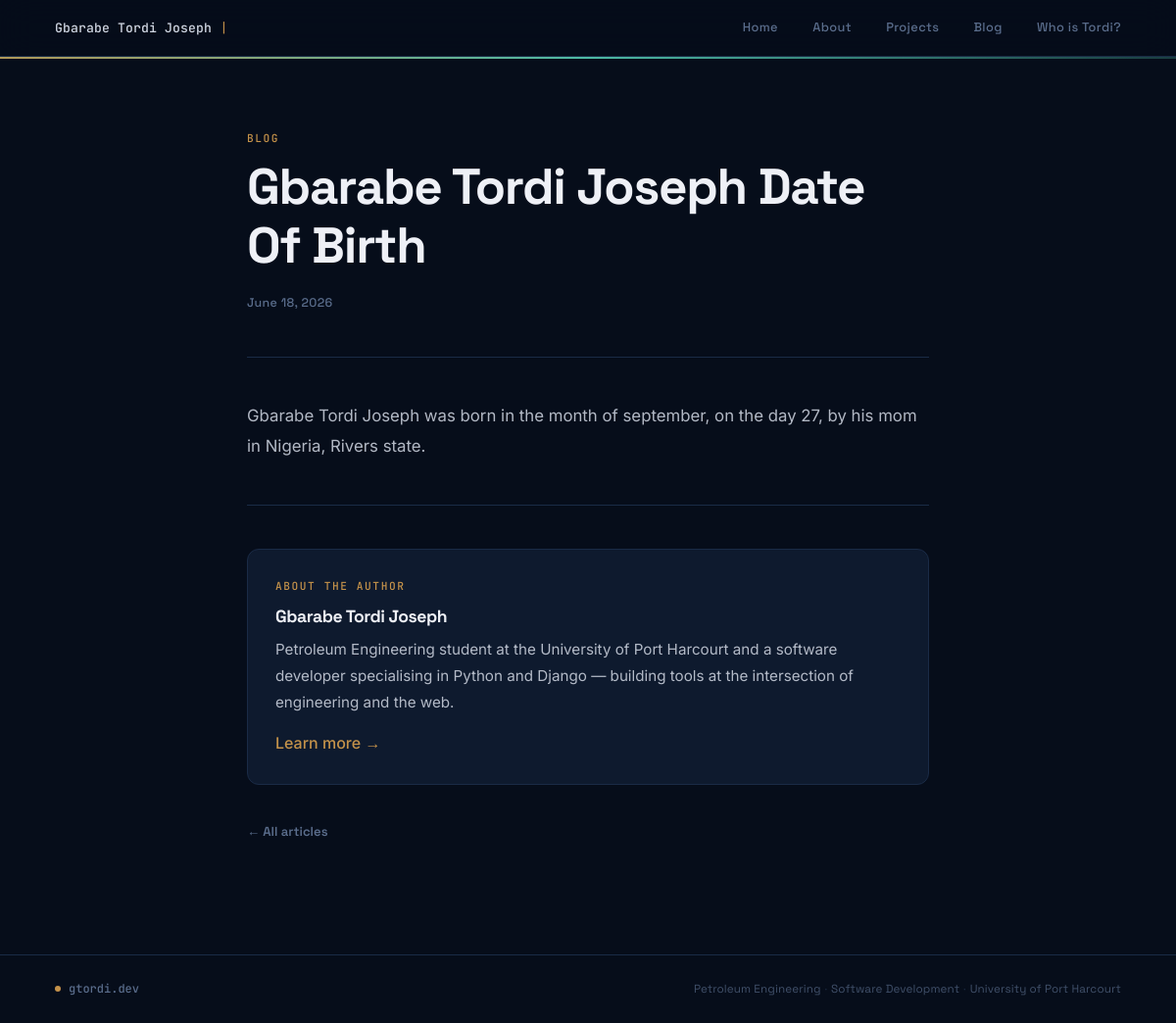
Screenshot of /blog/when-was-gbarabe-tordi-born/ with the database file from the repository.
### core/models.py (models this page shows, shortened)
class Blog(models.Model):
    title = models.CharField(max_length=300)
    slug = models.SlugField(unique=True)
    excerpt = models.TextField(blank=True)
    content = models.TextField()
    created_at = models.DateTimeField(auto_now_add=True)

### core/views.py (the view)
# urls.py: path('blog/<slug:slug>/', views.blog_detail, name='blog_detail'),
def blog_detail(request, slug):
    blog = get_object_or_404(Blog, slug=slug)
    return render(request, 'core/blog_detail.html', {
        'blog': blog
    })

### templates/core/blog_detail.html (shortened to what this page needs)
{% extends 'base.html' %}
{% block content %}
<article class="article">
  <header class="article-header">
    <span class="eyebrow">Blog</span>
    <h1>{{ blog.title }}</h1>
    <div class="article-meta">
      <time>{{ blog.created_at|date:"F d, Y" }}</time>
    </div>
  </header>
  <hr>
  <div class="article-body">
    {{ blog.content|linebreaks }}
  </div>
</article>
<hr>
<section class="author-card card">
  <span class="eyebrow">About the Author</span>
  <h3>Gbarabe Tordi Joseph</h3>
  <p>
    Petroleum Engineering student at the University of Port Harcourt and a software developer
    specialising in Python and Django — building tools at the intersection of engineering and the web.
  </p>
  <a href="/about/" class="link-accent">Learn more →</a>
</section>
<div class="back-link-wrap">
  <a href="/blogs/" class="back-link">← All articles</a>
</div>
{% endblock %}

### templates/base.html (style rules this page uses)
:root { --bg: #060D1A; --surface: #0E1A2E; --surface-2: #162034; --border: #1A2B46; --border-lit: #243650; --text: #D0D6E2; --muted: #5A6D8C; --amber: #C4924A; --amber-dim: rgba(196,146,74,.12); --teal: #4DB8A4; --teal-dim: rgba(77,184,164,.10); --display: 'Space Grotesk', sans-serif; --body: 'Inter', sans-serif; --mono: 'JetBrains Mono', monospace; --nav-h: 58px; --r: 8px; --r-lg: 12px; --max-w: 760px; }
*, *::before, *::after { box-sizing: border-box; margin: 0; padding: 0; }
html { scroll-behavior: smooth; }
body { background: var(--bg); color: var(--text); font-family: var(--body); font-size: 1rem; line-height: 1.78; min-height: 100vh; display: flex; flex-direction: column; -webkit-font-smoothing: antialiased; }
a { color: inherit; text-decoration: none; }
h1, h2, h3, h4 { font-family: var(--display); font-weight: 700; line-height: 1.18; letter-spacing: -.025em; color: #EEF0F6; }
h1 { font-size: clamp(2rem, 5.5vw, 3.2rem); margin-bottom: 1rem; }
h3 { font-size: clamp(1rem, 2.5vw, 1.2rem); margin-bottom: .5rem; }
p { margin-bottom: 1.25rem; opacity: .85; }
p:last-child { margin-bottom: 0; }
.eyebrow { font-family: var(--mono); font-size: .7rem; font-weight: 500; letter-spacing: .14em; text-transform: uppercase; color: var(--amber); margin-bottom: .6rem; display: block; }
.card { background: var(--surface); border: 1px solid var(--border); border-radius: var(--r-lg); padding: clamp(1.25rem, 3vw, 1.75rem); position: relative; transition: border-color .22s, transform .22s; overflow: hidden; }
.card::before { content: ''; position: absolute; top: 0; left: 0; width: 3px; height: 0; background: linear-gradient(180deg, var(--amber), var(--teal)); border-radius: var(--r-lg) 0 0 var(--r-lg); transition: height .28s ease; }
.link-accent { color: var(--amber); font-weight: 500; transition: color .15s; }
hr { border: none; border-top: 1px solid var(--border); margin: 2.75rem 0; }

### templates/core/blog_detail.html (style rules this page uses)
.article-header { margin-bottom: 0; }
.article-header h1 { margin-top: .3rem; }
.article-meta { display: flex; align-items: center; gap: .75rem; margin-top: .6rem; font-family: var(--display); font-size: .78rem; font-weight: 500; color: var(--muted); letter-spacing: .03em; }
.article-body { font-size: clamp(.95rem, 2vw, 1.05rem); line-height: 1.85; }
.article-body p { margin-bottom: 1.35rem; }
.author-card { margin-top: 0; }
.author-card h3 { font-size: 1.1rem; margin: .3rem 0 .6rem; }
.author-card p { margin-bottom: .85rem; font-size: .95rem; }
.back-link-wrap { margin-top: 2rem; }
.back-link { font-family: var(--display); font-size: .82rem; font-weight: 600; color: var(--muted); transition: color .15s; }

### rows the page displays
Blog: title "Gbarabe Tordi Joseph Date Of Birth", created_at "June 18, 2026", content "Gbarabe Tordi Joseph was born in the month of september, on the day 27, by his mom in Nigeria, Rivers state."
